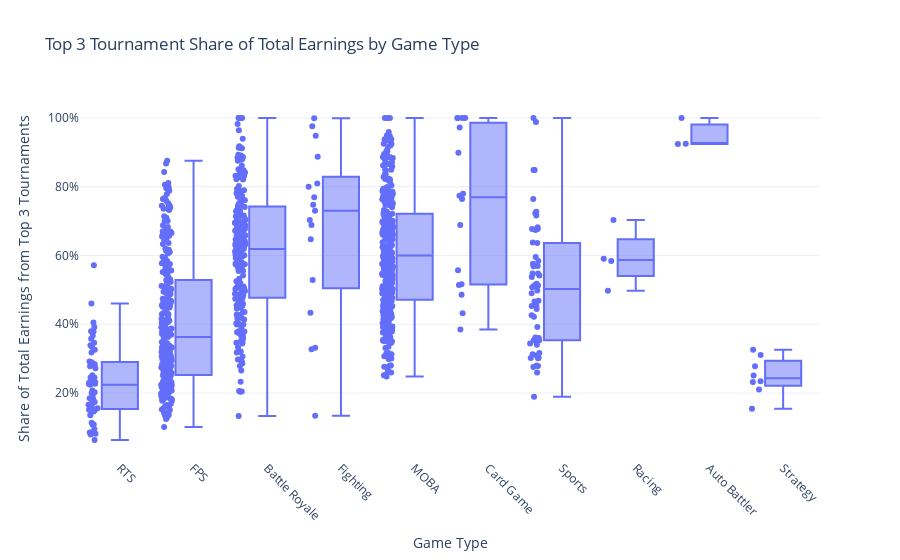

Write notebook code for a chart like this one.
### Code cell
# Merge Top3 share data with game type information
player_game_types = scatter_df[['PlayerId', 'GameType']].drop_duplicates()
top3_by_game = pd.merge(merged_earnings, player_game_types, on='PlayerId', how='left')

# Drop missing GameTypes
top3_by_game = top3_by_game.dropna(subset=['GameType'])

# Plot distribution by GameType using a boxplot
fig = px.box(
    top3_by_game,
    x='GameType',
    y='Top3Share',
    points='all',
    title='Top 3 Tournament Share of Total Earnings by Game Type',
    labels={
        'Top3Share': 'Share of Total Earnings from Top 3 Tournaments',
        'GameType': 'Game Type'
    },
    template='plotly_white'
)
fig.update_layout(yaxis_tickformat=".0%", xaxis_tickangle=45)
fig.show()

### Figure 1 — Plotly figure (JSON) as saved in the notebook; plotly's stock layout.template omitted (floating-point values rounded to 4 significant figures; data arrays with more than 128 entries replaced by an {"elided": "..."} marker saying what was removed)
{"data": [{"alignmentgroup": "True", "boxpoints": "all", "hovertemplate": "Game Type=%{x}<br>Share of Total Earnings from Top 3 Tournaments=%{y}<extra></extra>", "legendgroup": "", "marker": {"color": "#636efa"}, "name": "", "notched": false, "offsetgroup": "", "orientation": "v", "showlegend": false, "type": "box", "x": {"elided": "1000 str values"}, "x0": " ", "xaxis": "x", "y": {"elided": "1000 float values"}, "y0": " ", "yaxis": "y"}], "layout": {"boxmode": "group", "legend": {"tracegroupgap": 0}, "title": {"text": "Top 3 Tournament Share of Total Earnings by Game Type"}, "xaxis": {"anchor": "y", "domain": [0, 1], "tickangle": 45, "title": {"text": "Game Type"}}, "yaxis": {"anchor": "x", "domain": [0, 1], "tickformat": ".0%", "title": {"text": "Share of Total Earnings from Top 3 Tournaments"}}}}
